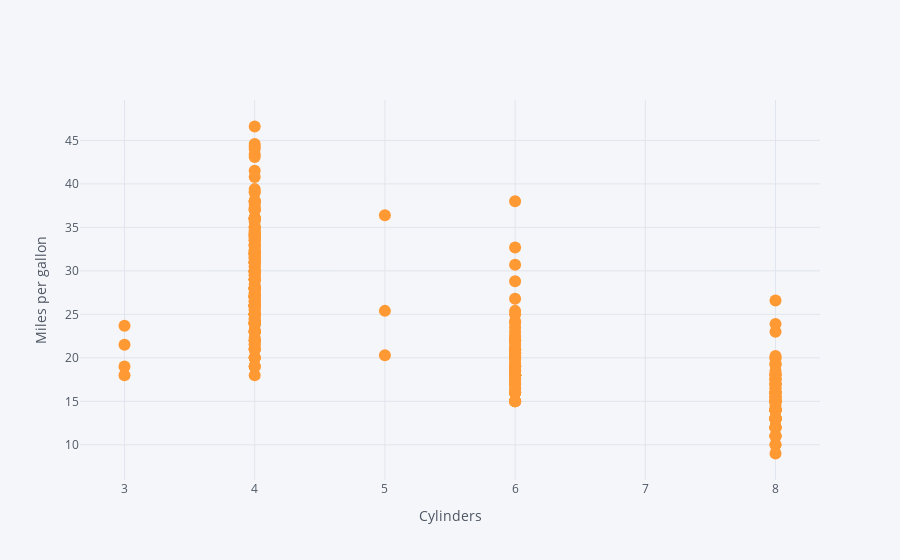

Write notebook code for a chart like this one.
### Code cell
data.iplot(kind='scatter', x='cylinders', y='mpg', mode='markers', xTitle='Cylinders', yTitle='Miles per gallon')

### Figure 1 — Plotly figure (JSON) as saved in the notebook; plotly's stock layout.template omitted (floating-point values rounded to 4 significant figures; data arrays with more than 128 entries replaced by an {"elided": "..."} marker saying what was removed)
{"data": [{"line": {"color": "rgba(255, 153, 51, 1.0)", "dash": "solid", "shape": "linear", "width": 1.3}, "marker": {"size": 12, "symbol": "circle"}, "mode": "markers", "name": "mpg", "text": "", "type": "scatter", "x": {"elided": "392 int values"}, "y": {"elided": "392 float values"}}], "layout": {"legend": {"bgcolor": "#F5F6F9", "font": {"color": "#4D5663"}}, "paper_bgcolor": "#F5F6F9", "plot_bgcolor": "#F5F6F9", "title": {"font": {"color": "#4D5663"}}, "xaxis": {"gridcolor": "#E1E5ED", "showgrid": true, "tickfont": {"color": "#4D5663"}, "title": {"font": {"color": "#4D5663"}, "text": "Cylinders"}, "zerolinecolor": "#E1E5ED"}, "yaxis": {"gridcolor": "#E1E5ED", "showgrid": true, "tickfont": {"color": "#4D5663"}, "title": {"font": {"color": "#4D5663"}, "text": "Miles per gallon"}, "zerolinecolor": "#E1E5ED"}}}
